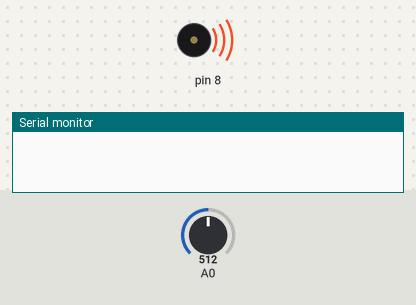
Bench run of a sketch on a simulated Arduino Uno, built with avr-gcc and run on an emulated ATmega328P. Shown: buzzer (waves = sounding), the last lines printed to the serial monitor. Inputs (shaded band) come from the test bench; at power-on: A0 = 512.

Above: at 0.45 s.
At 2.96 s:
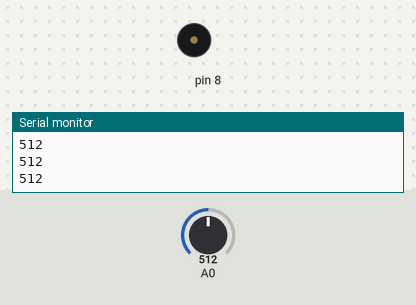
Timing chart, 0 to 3.3 s (numbered marks = the images above):
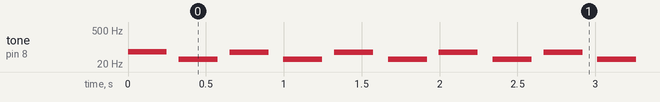

The sketch:

Plant_Ensemble_EuniceJenny.ino
```cpp
/*
  Plant ensemble
  Author: Eunice Kim, Jenny Kim
*/

#include "pitches.h"

// notes in the melody:
int melody[] = {
  NOTE_C2, NOTE_B0, NOTE_E2, NOTE_G1, NOTE_A2, NOTE_E3, NOTE_B3, NOTE_AS7, NOTE_C7, NOTE_B1
};

// note durations: 4 = quarter note, 8 = eighth note, etc.:
int noteDuration = 1000/4;

int pauseBetweenNotes = noteDuration * 1.30;

void setup() {
  Serial.begin(9600);
  tone(8, melody[0], noteDuration);
  delay(pauseBetweenNotes);
}

void loop() {

    if (analogRead(A0) >= 1022)
    {
      tone(8, melody[0], noteDuration);
        delay(pauseBetweenNotes);
    }

    if (analogRead(A0) <= 1019){
      tone(8, melody[1], noteDuration);
      delay(pauseBetweenNotes);
    }

   if (analogRead(A0) < 1022 && analogRead(A0) >= 1019)
   {
    tone(8, melody[2], noteDuration);
      delay(pauseBetweenNotes);
   }
      if (analogRead(A0) < 1019 && analogRead(A0) >= 1015)
   {
    tone(8, melody[3], noteDuration);
      delay(pauseBetweenNotes);
   }
      if (analogRead(A0) < 1015 && analogRead(A0) >= 1012)
   {
    tone(8, melody[4], noteDuration);
      delay(pauseBetweenNotes);
   }
      if (analogRead(A0) < 1012 && analogRead(A0) >= 1009)
   {
    tone(8, melody[5], noteDuration);
      delay(pauseBetweenNotes);
   }
      if (analogRead(A0) < 1009 && analogRead(A0) >= 1003)
   {
    tone(8, melody[6], noteDuration);
      delay(pauseBetweenNotes);
   }
      if (analogRead(A0) < 1003 && analogRead(A0) >= 996)
   {
    tone(8, melody[7], noteDuration);
      delay(pauseBetweenNotes);
   }
      if (analogRead(A0) < 996 && analogRead(A0) >= 990)
   {
    tone(8, melody[8], noteDuration);
      delay(pauseBetweenNotes);
   }

    else
    {
      tone(8, melody[9], noteDuration);
      delay(pauseBetweenNotes);
    }
    Serial.println(analogRead(A0));
    delay(20);
}
```

pitches.h
```cpp
/*************************************************
 * Public Constants
 *************************************************/

#define NOTE_B0  31
#define NOTE_C1  33
#define NOTE_CS1 35
#define NOTE_D1  37
#define NOTE_DS1 39
#define NOTE_E1  41
#define NOTE_F1  44
#define NOTE_FS1 46
#define NOTE_G1  49
#define NOTE_GS1 52
#define NOTE_A1  55
#define NOTE_AS1 58
#define NOTE_B1  62
#define NOTE_C2  65
#define NOTE_CS2 69
#define NOTE_D2  73
#define NOTE_DS2 78
#define NOTE_E2  82
#define NOTE_F2  87
#define NOTE_FS2 93
#define NOTE_G2  98
#define NOTE_GS2 104
#define NOTE_A2  110
#define NOTE_AS2 117
#define NOTE_B2  123
#define NOTE_C3  131
#define NOTE_CS3 139
#define NOTE_D3  147
#define NOTE_DS3 156
#define NOTE_E3  165
#define NOTE_F3  175
#define NOTE_FS3 185
#define NOTE_G3  196
#define NOTE_GS3 208
#define NOTE_A3  220
#define NOTE_AS3 233
#define NOTE_B3  247
#define NOTE_C4  262
#define NOTE_CS4 277
#define NOTE_D4  294
#define NOTE_DS4 311
#define NOTE_E4  330
#define NOTE_F4  349
#define NOTE_FS4 370
#define NOTE_G4  392
#define NOTE_GS4 415
#define NOTE_A4  440
#define NOTE_AS4 466
#define NOTE_B4  494
#define NOTE_C5  523
#define NOTE_CS5 554
#define NOTE_D5  587
#define NOTE_DS5 622
#define NOTE_E5  659
#define NOTE_F5  698
#define NOTE_FS5 740
#define NOTE_G5  784
#define NOTE_GS5 831
#define NOTE_A5  880
#define NOTE_AS5 932
#define NOTE_B5  988
#define NOTE_C6  1047
#define NOTE_CS6 1109
#define NOTE_D6  1175
#define NOTE_DS6 1245
#define NOTE_E6  1319
#define NOTE_F6  1397
#define NOTE_FS6 1480
#define NOTE_G6  1568
#define NOTE_GS6 1661
#define NOTE_A6  1760
#define NOTE_AS6 1865
#define NOTE_B6  1976
#define NOTE_C7  2093
#define NOTE_CS7 2217
#define NOTE_D7  2349
#define NOTE_DS7 2489
#define NOTE_E7  2637
#define NOTE_F7  2794
#define NOTE_FS7 2960
#define NOTE_G7  3136
#define NOTE_GS7 3322
#define NOTE_A7  3520
#define NOTE_AS7 3729
#define NOTE_B7  3951
#define NOTE_C8  4186
#define NOTE_CS8 4435
#define NOTE_D8  4699
#define NOTE_DS8 4978
```

Measured:
- by itself, tone on pin 8: repeats every 0.65 s: silent 0.08 s, 31 Hz 0.25 s, silent 0.08 s, 62 Hz 0.25 s
